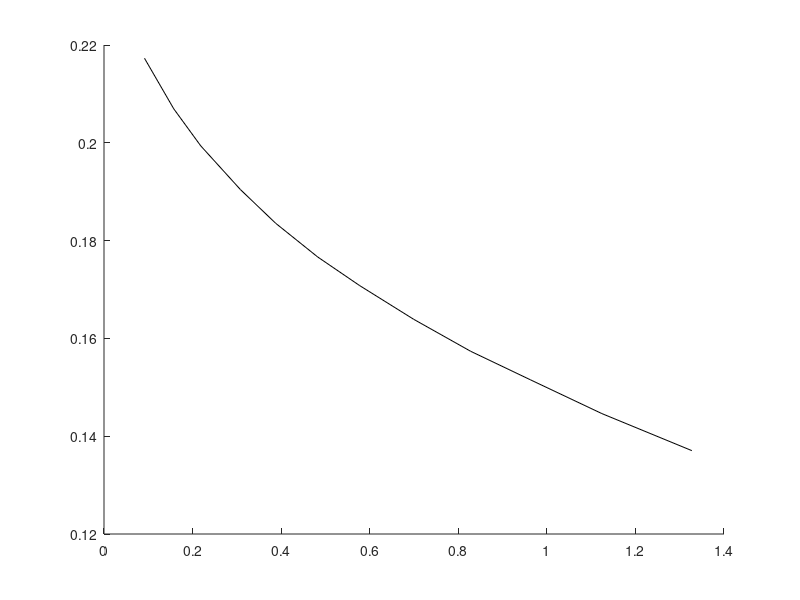

Here is the MATLAB script that generated this plot: (Note: this script raises an error after producing the figure.)
clear; close; clc;

shaqfeh_data = [0.09142212189616253, 0.21728650137741048
0.1574492099322799, 0.20695592286501377
0.21839729119638826, 0.1993801652892562
0.3081264108352144, 0.19042699724517906
0.3876975169300226, 0.18353994490358128
0.48250564334085777, 0.17665289256198347
0.577313769751693, 0.17079889807162535
0.6992099322799097, 0.16391184573002754
0.8278781038374717, 0.15736914600550964
0.9633182844243792, 0.15151515151515152
1.1241534988713318, 0.14462809917355374
1.327313769751693, 0.13705234159779614];

kantsler_data=[0.12358916478555304, 0.22176308539944906
0.18623024830699775, 0.20695592286501377
0.25225733634311515, 0.19765840220385675
0.33860045146726864, 0.1825068870523416
0.43510158013544015, 0.17389807162534435
0.5468397291196389, 0.16460055096418733
0.6670428893905191, 0.1553030303030303
0.7990970654627539, 0.14738292011019283
0.9446952595936794, 0.1391184573002755
1.0987584650112867, 0.13292011019283748
1.2714446952595937, 0.12637741046831957];

misbah_data=[0.08803611738148984, 0.21694214876033058
0.1879232505643341, 0.20075757575757577
0.27257336343115124, 0.19008264462809918
0.4621896162528217, 0.17011019283746556
0.6992099322799097, 0.14910468319559228
0.9260722347629796, 0.13085399449035812
1.1580135440180586, 0.11225895316804407
1.3205417607223475, 0.09951790633608816];

broussinos_data = [.45, .17875;
.1, .2156;
.8, .15;
1 .1405];

plot(shaqfeh_data(:,1),shaqfeh_data(:,2),'k',LineWidth=1.5,DisplayName="Zhao & Shaqfeh simulations"); hold on;
plot(misbah_data(:,1),misbah_data(:,2),'k',LineStyle='--',LineWidth=1.5,DisplayName="Misbah perturbation theory");
scatter(kantsler_data(:,1),kantsler_data(:,2),100,LineWidth=2,MarkerEdgeColor='k',DisplayName="Kantsler & Steinberg measurements")
scatter(broussinos_data(:,1),broussinos_data(:,2),100,LineWidth=2,MarkerEdgeColor='g',DisplayName="My measurements")

set(gcf,"Position",[600,200,1000,700])
title("Membrane excess area vs tilt angle, \chi = 8",'Interpreter','tex',FontSize=30)
xlim([0,1.5]); ylim([0.1,.25])


legend(fontsize=20);
